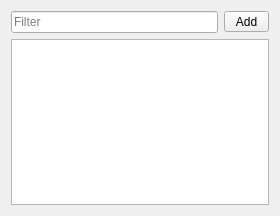
<?xml version="1.0" encoding="UTF-8"?>
<ui version="4.0">
 <class>SceneView</class>
 <widget class="QWidget" name="SceneView">
  <property name="geometry">
   <rect>
    <x>0</x>
    <y>0</y>
    <width>280</width>
    <height>216</height>
   </rect>
  </property>
  <property name="windowTitle">
   <string>Form</string>
  </property>
  <layout class="QVBoxLayout" name="verticalLayout">
   <item>
    <layout class="QHBoxLayout" name="horizontalLayout">
     <item>
      <widget class="QLineEdit" name="lineEditSearch">
       <property name="styleSheet">
        <string notr="true"/>
       </property>
       <property name="placeholderText">
        <string>Filter</string>
       </property>
       <property name="clearButtonEnabled">
        <bool>true</bool>
       </property>
      </widget>
     </item>
     <item>
      <widget class="QToolButton" name="toolButtonAdd">
       <property name="sizePolicy">
        <sizepolicy hsizetype="Minimum" vsizetype="Fixed">
         <horstretch>0</horstretch>
         <verstretch>0</verstretch>
        </sizepolicy>
       </property>
       <property name="minimumSize">
        <size>
         <width>45</width>
         <height>0</height>
        </size>
       </property>
       <property name="text">
        <string>Add</string>
       </property>
       <property name="icon">
        <iconset resource="../gameplay-editor.qrc">
         <normaloff>:/res/images/scene-add.png</normaloff>:/res/images/scene-add.png</iconset>
       </property>
       <property name="iconSize">
        <size>
         <width>18</width>
         <height>18</height>
        </size>
       </property>
       <property name="toolButtonStyle">
        <enum>Qt::ToolButtonTextBesideIcon</enum>
       </property>
      </widget>
     </item>
    </layout>
   </item>
   <item>
    <widget class="QTreeView" name="treeView">
     <property name="acceptDrops">
      <bool>true</bool>
     </property>
     <property name="dragEnabled">
      <bool>true</bool>
     </property>
     <property name="dragDropMode">
      <enum>QAbstractItemView::InternalMove</enum>
     </property>
     <property name="defaultDropAction">
      <enum>Qt::MoveAction</enum>
     </property>
     <property name="indentation">
      <number>20</number>
     </property>
     <property name="uniformRowHeights">
      <bool>true</bool>
     </property>
     <property name="sortingEnabled">
      <bool>true</bool>
     </property>
     <property name="animated">
      <bool>true</bool>
     </property>
     <property name="headerHidden">
      <bool>true</bool>
     </property>
    </widget>
   </item>
  </layout>
  <action name="actionAdd_Node">
   <property name="icon">
    <iconset resource="../gameplay-editor.qrc">
     <normaloff>:/res/images/scene-node.png</normaloff>:/res/images/scene-node.png</iconset>
   </property>
   <property name="text">
    <string>Add Node</string>
   </property>
   <property name="toolTip">
    <string>Add Node</string>
   </property>
  </action>
  <action name="actionAdd_Cube">
   <property name="icon">
    <iconset resource="../gameplay-editor.qrc">
     <normaloff>:/res/images/scene-shape-cube.png</normaloff>:/res/images/scene-shape-cube.png</iconset>
   </property>
   <property name="text">
    <string>Add Cube</string>
   </property>
   <property name="toolTip">
    <string>Add Cube</string>
   </property>
  </action>
  <action name="actionAdd_Cone">
   <property name="icon">
    <iconset resource="../gameplay-editor.qrc">
     <normaloff>:/res/images/scene-shape-cone.png</normaloff>:/res/images/scene-shape-cone.png</iconset>
   </property>
   <property name="text">
    <string>Add Cone</string>
   </property>
   <property name="toolTip">
    <string>Add Cone</string>
   </property>
  </action>
  <action name="actionAdd_Cylinder">
   <property name="icon">
    <iconset resource="../gameplay-editor.qrc">
     <normaloff>:/res/images/scene-shape-cylinder.png</normaloff>:/res/images/scene-shape-cylinder.png</iconset>
   </property>
   <property name="text">
    <string>Add Cylinder</string>
   </property>
   <property name="toolTip">
    <string>Add Cylinder</string>
   </property>
  </action>
  <action name="actionAdd_Sphere">
   <property name="icon">
    <iconset resource="../gameplay-editor.qrc">
     <normaloff>:/res/images/scene-shape-sphere.png</normaloff>:/res/images/scene-shape-sphere.png</iconset>
   </property>
   <property name="text">
    <string>Add Sphere</string>
   </property>
   <property name="toolTip">
    <string>Add Sphere</string>
   </property>
  </action>
  <action name="actionAdd_Camera">
   <property name="icon">
    <iconset resource="../gameplay-editor.qrc">
     <normaloff>:/res/images/scene-camera.png</normaloff>:/res/images/scene-camera.png</iconset>
   </property>
   <property name="text">
    <string>Add Camera</string>
   </property>
   <property name="toolTip">
    <string>Add Camera</string>
   </property>
  </action>
  <action name="actionAdd_SpotLight">
   <property name="icon">
    <iconset resource="../gameplay-editor.qrc">
     <normaloff>:/res/images/scene-light-spot.png</normaloff>:/res/images/scene-light-spot.png</iconset>
   </property>
   <property name="text">
    <string>Add Spot Light</string>
   </property>
   <property name="toolTip">
    <string>Add Spot Light</string>
   </property>
  </action>
  <action name="actionAdd_PointLight">
   <property name="icon">
    <iconset resource="../gameplay-editor.qrc">
     <normaloff>:/res/images/scene-light-point.png</normaloff>:/res/images/scene-light-point.png</iconset>
   </property>
   <property name="text">
    <string>Add Point Light</string>
   </property>
   <property name="toolTip">
    <string>Add Point Light</string>
   </property>
  </action>
  <action name="actionAdd_DirectionalLight">
   <property name="icon">
    <iconset resource="../gameplay-editor.qrc">
     <normaloff>:/res/images/scene-light-directional.png</normaloff>:/res/images/scene-light-directional.png</iconset>
   </property>
   <property name="text">
    <string>Add Directional Light</string>
   </property>
   <property name="toolTip">
    <string>Add Directional Light</string>
   </property>
  </action>
  <action name="actionAdd_Terrain">
   <property name="icon">
    <iconset resource="../gameplay-editor.qrc">
     <normaloff>:/res/images/scene-terrain.png</normaloff>:/res/images/scene-terrain.png</iconset>
   </property>
   <property name="text">
    <string>Add Terrain</string>
   </property>
   <property name="toolTip">
    <string>Add Terrain</string>
   </property>
  </action>
  <action name="actionAdd_Sprite">
   <property name="icon">
    <iconset resource="../gameplay-editor.qrc">
     <normaloff>:/res/images/scene-sprite.png</normaloff>:/res/images/scene-sprite.png</iconset>
   </property>
   <property name="text">
    <string>Add Sprite</string>
   </property>
   <property name="toolTip">
    <string>Add Sprite</string>
   </property>
  </action>
  <action name="actionAdd_Text">
   <property name="icon">
    <iconset resource="../gameplay-editor.qrc">
     <normaloff>:/res/images/scene-text.png</normaloff>:/res/images/scene-text.png</iconset>
   </property>
   <property name="text">
    <string>Add Text</string>
   </property>
   <property name="toolTip">
    <string>Add Text</string>
   </property>
  </action>
  <action name="actionAdd_Form">
   <property name="icon">
    <iconset resource="../gameplay-editor.qrc">
     <normaloff>:/res/images/scene-form.png</normaloff>:/res/images/scene-form.png</iconset>
   </property>
   <property name="text">
    <string>Add Form</string>
   </property>
   <property name="toolTip">
    <string>Add Form</string>
   </property>
  </action>
  <action name="actionAdd_ParticleEmitter">
   <property name="icon">
    <iconset resource="../gameplay-editor.qrc">
     <normaloff>:/res/images/scene-particles.png</normaloff>:/res/images/scene-particles.png</iconset>
   </property>
   <property name="text">
    <string>Add Particle Emitter</string>
   </property>
   <property name="toolTip">
    <string>Add Particle Emitter</string>
   </property>
  </action>
  <action name="actionAdd_Audio">
   <property name="icon">
    <iconset resource="../gameplay-editor.qrc">
     <normaloff>:/res/images/scene-audio.png</normaloff>:/res/images/scene-audio.png</iconset>
   </property>
   <property name="text">
    <string>Add Audio</string>
   </property>
   <property name="toolTip">
    <string>Add Audio</string>
   </property>
  </action>
  <action name="actionAdd_Video">
   <property name="icon">
    <iconset resource="../gameplay-editor.qrc">
     <normaloff>:/res/images/scene-video.png</normaloff>:/res/images/scene-video.png</iconset>
   </property>
   <property name="text">
    <string>Add Video</string>
   </property>
   <property name="toolTip">
    <string>Add Video</string>
   </property>
  </action>
  <action name="actionAdd">
   <property name="icon">
    <iconset resource="../gameplay-editor.qrc">
     <normaloff>:/res/images/scene-add.png</normaloff>:/res/images/scene-add.png</iconset>
   </property>
   <property name="text">
    <string>Add to Scene</string>
   </property>
   <property name="shortcut">
    <string>Meta+N</string>
   </property>
  </action>
 </widget>
 <resources>
  <include location="../gameplay-editor.qrc"/>
 </resources>
 <connections/>
</ui>
